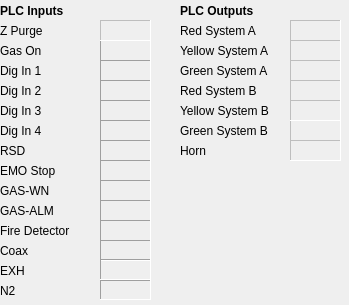
<?xml version="1.0" encoding="UTF-8"?>
<ui version="4.0">
 <class>Form</class>
 <widget class="QWidget" name="Form">
  <property name="geometry">
   <rect>
    <x>0</x>
    <y>0</y>
    <width>349</width>
    <height>305</height>
   </rect>
  </property>
  <property name="windowTitle">
   <string>${DEV}</string>
  </property>
  <widget class="PyDMLabel" name="PlcInputs_label">
   <property name="geometry">
    <rect>
     <x>0</x>
     <y>0</y>
     <width>81</width>
     <height>21</height>
    </rect>
   </property>
   <property name="font">
    <font>
     <pointsize>9</pointsize>
     <weight>75</weight>
     <bold>true</bold>
    </font>
   </property>
   <property name="focusPolicy">
    <enum>Qt::NoFocus</enum>
   </property>
   <property name="toolTip">
    <string/>
   </property>
   <property name="lineWidth">
    <number>1</number>
   </property>
   <property name="text">
    <string>PLC Inputs</string>
   </property>
   <property name="textFormat">
    <enum>Qt::PlainText</enum>
   </property>
   <property name="scaledContents">
    <bool>false</bool>
   </property>
  </widget>
  <widget class="PyDMLabel" name="GasOn">
   <property name="geometry">
    <rect>
     <x>100</x>
     <y>40</y>
     <width>51</width>
     <height>21</height>
    </rect>
   </property>
   <property name="toolTip">
    <string/>
   </property>
   <property name="autoFillBackground">
    <bool>false</bool>
   </property>
   <property name="frameShape">
    <enum>QFrame::Panel</enum>
   </property>
   <property name="frameShadow">
    <enum>QFrame::Sunken</enum>
   </property>
   <property name="text">
    <string/>
   </property>
   <property name="alignment">
    <set>Qt::AlignCenter</set>
   </property>
   <property name="precisionFromPV" stdset="0">
    <bool>false</bool>
   </property>
   <property name="alarmSensitiveBorder" stdset="0">
    <bool>true</bool>
   </property>
   <property name="channel" stdset="0">
    <string>ca://${DEV}:GAS_ON_RBV</string>
   </property>
  </widget>
  <widget class="PyDMLabel" name="ZPurge">
   <property name="enabled">
    <bool>false</bool>
   </property>
   <property name="geometry">
    <rect>
     <x>100</x>
     <y>20</y>
     <width>51</width>
     <height>21</height>
    </rect>
   </property>
   <property name="toolTip">
    <string/>
   </property>
   <property name="autoFillBackground">
    <bool>false</bool>
   </property>
   <property name="frameShape">
    <enum>QFrame::Panel</enum>
   </property>
   <property name="frameShadow">
    <enum>QFrame::Sunken</enum>
   </property>
   <property name="text">
    <string/>
   </property>
   <property name="alignment">
    <set>Qt::AlignCenter</set>
   </property>
   <property name="precisionFromPV" stdset="0">
    <bool>false</bool>
   </property>
   <property name="alarmSensitiveBorder" stdset="0">
    <bool>true</bool>
   </property>
   <property name="channel" stdset="0">
    <string>ca://${DEV}:Z_PURGE_RBV</string>
   </property>
  </widget>
  <widget class="PyDMLabel" name="GasOn_label">
   <property name="geometry">
    <rect>
     <x>0</x>
     <y>40</y>
     <width>101</width>
     <height>21</height>
    </rect>
   </property>
   <property name="toolTip">
    <string/>
   </property>
   <property name="text">
    <string>Gas On</string>
   </property>
  </widget>
  <widget class="PyDMLabel" name="ZPurge_label">
   <property name="geometry">
    <rect>
     <x>0</x>
     <y>20</y>
     <width>101</width>
     <height>21</height>
    </rect>
   </property>
   <property name="toolTip">
    <string/>
   </property>
   <property name="text">
    <string>Z Purge</string>
   </property>
  </widget>
  <widget class="PyDMLabel" name="DigIn1_label">
   <property name="geometry">
    <rect>
     <x>0</x>
     <y>60</y>
     <width>101</width>
     <height>21</height>
    </rect>
   </property>
   <property name="toolTip">
    <string/>
   </property>
   <property name="text">
    <string>Dig In 1</string>
   </property>
  </widget>
  <widget class="PyDMLabel" name="FireDetector_label">
   <property name="geometry">
    <rect>
     <x>0</x>
     <y>220</y>
     <width>101</width>
     <height>21</height>
    </rect>
   </property>
   <property name="toolTip">
    <string/>
   </property>
   <property name="text">
    <string>Fire Detector</string>
   </property>
  </widget>
  <widget class="PyDMLabel" name="DigIn2_label">
   <property name="geometry">
    <rect>
     <x>0</x>
     <y>80</y>
     <width>101</width>
     <height>21</height>
    </rect>
   </property>
   <property name="toolTip">
    <string/>
   </property>
   <property name="text">
    <string>Dig In 2</string>
   </property>
  </widget>
  <widget class="PyDMLabel" name="DigIn3_label">
   <property name="geometry">
    <rect>
     <x>0</x>
     <y>100</y>
     <width>101</width>
     <height>21</height>
    </rect>
   </property>
   <property name="toolTip">
    <string/>
   </property>
   <property name="text">
    <string>Dig In 3</string>
   </property>
  </widget>
  <widget class="PyDMLabel" name="DigIn4_label">
   <property name="geometry">
    <rect>
     <x>0</x>
     <y>120</y>
     <width>101</width>
     <height>21</height>
    </rect>
   </property>
   <property name="toolTip">
    <string/>
   </property>
   <property name="text">
    <string>Dig In 4</string>
   </property>
  </widget>
  <widget class="PyDMLabel" name="Rsd_label">
   <property name="geometry">
    <rect>
     <x>0</x>
     <y>140</y>
     <width>101</width>
     <height>21</height>
    </rect>
   </property>
   <property name="toolTip">
    <string/>
   </property>
   <property name="text">
    <string>RSD</string>
   </property>
  </widget>
  <widget class="PyDMLabel" name="EmoStop_label">
   <property name="geometry">
    <rect>
     <x>0</x>
     <y>160</y>
     <width>101</width>
     <height>21</height>
    </rect>
   </property>
   <property name="toolTip">
    <string/>
   </property>
   <property name="text">
    <string>EMO Stop</string>
   </property>
  </widget>
  <widget class="PyDMLabel" name="GasWn_label">
   <property name="geometry">
    <rect>
     <x>0</x>
     <y>180</y>
     <width>101</width>
     <height>21</height>
    </rect>
   </property>
   <property name="toolTip">
    <string/>
   </property>
   <property name="text">
    <string>GAS-WN</string>
   </property>
  </widget>
  <widget class="PyDMLabel" name="GasAlm_label">
   <property name="geometry">
    <rect>
     <x>0</x>
     <y>200</y>
     <width>101</width>
     <height>21</height>
    </rect>
   </property>
   <property name="toolTip">
    <string/>
   </property>
   <property name="text">
    <string>GAS-ALM</string>
   </property>
  </widget>
  <widget class="PyDMLabel" name="Coax_label">
   <property name="geometry">
    <rect>
     <x>0</x>
     <y>240</y>
     <width>101</width>
     <height>21</height>
    </rect>
   </property>
   <property name="toolTip">
    <string/>
   </property>
   <property name="text">
    <string>Coax</string>
   </property>
  </widget>
  <widget class="PyDMLabel" name="Exh_label">
   <property name="geometry">
    <rect>
     <x>0</x>
     <y>260</y>
     <width>101</width>
     <height>21</height>
    </rect>
   </property>
   <property name="toolTip">
    <string/>
   </property>
   <property name="text">
    <string>EXH</string>
   </property>
  </widget>
  <widget class="PyDMLabel" name="N2_label">
   <property name="geometry">
    <rect>
     <x>0</x>
     <y>280</y>
     <width>101</width>
     <height>21</height>
    </rect>
   </property>
   <property name="toolTip">
    <string/>
   </property>
   <property name="text">
    <string>N2</string>
   </property>
  </widget>
  <widget class="PyDMLabel" name="DigIn1">
   <property name="geometry">
    <rect>
     <x>100</x>
     <y>60</y>
     <width>51</width>
     <height>21</height>
    </rect>
   </property>
   <property name="toolTip">
    <string/>
   </property>
   <property name="autoFillBackground">
    <bool>false</bool>
   </property>
   <property name="frameShape">
    <enum>QFrame::Panel</enum>
   </property>
   <property name="frameShadow">
    <enum>QFrame::Sunken</enum>
   </property>
   <property name="text">
    <string/>
   </property>
   <property name="alignment">
    <set>Qt::AlignCenter</set>
   </property>
   <property name="precisionFromPV" stdset="0">
    <bool>false</bool>
   </property>
   <property name="alarmSensitiveBorder" stdset="0">
    <bool>true</bool>
   </property>
   <property name="channel" stdset="0">
    <string>ca://${DEV}:DIG_IN_1_RBV</string>
   </property>
  </widget>
  <widget class="PyDMLabel" name="DigIn2">
   <property name="geometry">
    <rect>
     <x>100</x>
     <y>80</y>
     <width>51</width>
     <height>21</height>
    </rect>
   </property>
   <property name="toolTip">
    <string/>
   </property>
   <property name="autoFillBackground">
    <bool>false</bool>
   </property>
   <property name="frameShape">
    <enum>QFrame::Panel</enum>
   </property>
   <property name="frameShadow">
    <enum>QFrame::Sunken</enum>
   </property>
   <property name="text">
    <string/>
   </property>
   <property name="alignment">
    <set>Qt::AlignCenter</set>
   </property>
   <property name="precisionFromPV" stdset="0">
    <bool>false</bool>
   </property>
   <property name="alarmSensitiveBorder" stdset="0">
    <bool>true</bool>
   </property>
   <property name="channel" stdset="0">
    <string>ca://${DEV}:DIG_IN_2_RBV</string>
   </property>
  </widget>
  <widget class="PyDMLabel" name="DigIn3">
   <property name="geometry">
    <rect>
     <x>100</x>
     <y>100</y>
     <width>51</width>
     <height>21</height>
    </rect>
   </property>
   <property name="toolTip">
    <string/>
   </property>
   <property name="autoFillBackground">
    <bool>false</bool>
   </property>
   <property name="frameShape">
    <enum>QFrame::Panel</enum>
   </property>
   <property name="frameShadow">
    <enum>QFrame::Sunken</enum>
   </property>
   <property name="text">
    <string/>
   </property>
   <property name="alignment">
    <set>Qt::AlignCenter</set>
   </property>
   <property name="precisionFromPV" stdset="0">
    <bool>false</bool>
   </property>
   <property name="alarmSensitiveBorder" stdset="0">
    <bool>true</bool>
   </property>
   <property name="channel" stdset="0">
    <string>ca://${DEV}:DIG_IN_3_RBV</string>
   </property>
  </widget>
  <widget class="PyDMLabel" name="DigIn4">
   <property name="geometry">
    <rect>
     <x>100</x>
     <y>120</y>
     <width>51</width>
     <height>21</height>
    </rect>
   </property>
   <property name="toolTip">
    <string/>
   </property>
   <property name="autoFillBackground">
    <bool>false</bool>
   </property>
   <property name="frameShape">
    <enum>QFrame::Panel</enum>
   </property>
   <property name="frameShadow">
    <enum>QFrame::Sunken</enum>
   </property>
   <property name="text">
    <string/>
   </property>
   <property name="alignment">
    <set>Qt::AlignCenter</set>
   </property>
   <property name="precisionFromPV" stdset="0">
    <bool>false</bool>
   </property>
   <property name="alarmSensitiveBorder" stdset="0">
    <bool>true</bool>
   </property>
   <property name="channel" stdset="0">
    <string>ca://${DEV}:DIG_IN_4_RBV</string>
   </property>
  </widget>
  <widget class="PyDMLabel" name="RSD">
   <property name="geometry">
    <rect>
     <x>100</x>
     <y>140</y>
     <width>51</width>
     <height>21</height>
    </rect>
   </property>
   <property name="toolTip">
    <string/>
   </property>
   <property name="autoFillBackground">
    <bool>false</bool>
   </property>
   <property name="frameShape">
    <enum>QFrame::Panel</enum>
   </property>
   <property name="frameShadow">
    <enum>QFrame::Sunken</enum>
   </property>
   <property name="text">
    <string/>
   </property>
   <property name="alignment">
    <set>Qt::AlignCenter</set>
   </property>
   <property name="precisionFromPV" stdset="0">
    <bool>false</bool>
   </property>
   <property name="alarmSensitiveBorder" stdset="0">
    <bool>true</bool>
   </property>
   <property name="channel" stdset="0">
    <string>ca://${DEV}:RSD_RBV</string>
   </property>
  </widget>
  <widget class="PyDMLabel" name="EmoStop">
   <property name="geometry">
    <rect>
     <x>100</x>
     <y>160</y>
     <width>51</width>
     <height>21</height>
    </rect>
   </property>
   <property name="toolTip">
    <string/>
   </property>
   <property name="autoFillBackground">
    <bool>false</bool>
   </property>
   <property name="frameShape">
    <enum>QFrame::Panel</enum>
   </property>
   <property name="frameShadow">
    <enum>QFrame::Sunken</enum>
   </property>
   <property name="text">
    <string/>
   </property>
   <property name="alignment">
    <set>Qt::AlignCenter</set>
   </property>
   <property name="precisionFromPV" stdset="0">
    <bool>false</bool>
   </property>
   <property name="alarmSensitiveBorder" stdset="0">
    <bool>true</bool>
   </property>
   <property name="channel" stdset="0">
    <string>ca://${DEV}:EMO_STOP_RBV</string>
   </property>
  </widget>
  <widget class="PyDMLabel" name="GasWn">
   <property name="geometry">
    <rect>
     <x>100</x>
     <y>180</y>
     <width>51</width>
     <height>21</height>
    </rect>
   </property>
   <property name="toolTip">
    <string/>
   </property>
   <property name="autoFillBackground">
    <bool>false</bool>
   </property>
   <property name="frameShape">
    <enum>QFrame::Panel</enum>
   </property>
   <property name="frameShadow">
    <enum>QFrame::Sunken</enum>
   </property>
   <property name="text">
    <string/>
   </property>
   <property name="alignment">
    <set>Qt::AlignCenter</set>
   </property>
   <property name="precisionFromPV" stdset="0">
    <bool>false</bool>
   </property>
   <property name="alarmSensitiveBorder" stdset="0">
    <bool>true</bool>
   </property>
   <property name="channel" stdset="0">
    <string>ca://${DEV}:GAS_WN_RBV</string>
   </property>
  </widget>
  <widget class="PyDMLabel" name="GasAlm">
   <property name="geometry">
    <rect>
     <x>100</x>
     <y>200</y>
     <width>51</width>
     <height>21</height>
    </rect>
   </property>
   <property name="toolTip">
    <string/>
   </property>
   <property name="autoFillBackground">
    <bool>false</bool>
   </property>
   <property name="frameShape">
    <enum>QFrame::Panel</enum>
   </property>
   <property name="frameShadow">
    <enum>QFrame::Sunken</enum>
   </property>
   <property name="text">
    <string/>
   </property>
   <property name="alignment">
    <set>Qt::AlignCenter</set>
   </property>
   <property name="precisionFromPV" stdset="0">
    <bool>false</bool>
   </property>
   <property name="alarmSensitiveBorder" stdset="0">
    <bool>true</bool>
   </property>
   <property name="channel" stdset="0">
    <string>ca://${DEV}:GAS_ALM_RBV</string>
   </property>
  </widget>
  <widget class="PyDMLabel" name="FireDetector">
   <property name="geometry">
    <rect>
     <x>100</x>
     <y>220</y>
     <width>51</width>
     <height>21</height>
    </rect>
   </property>
   <property name="toolTip">
    <string/>
   </property>
   <property name="autoFillBackground">
    <bool>false</bool>
   </property>
   <property name="frameShape">
    <enum>QFrame::Panel</enum>
   </property>
   <property name="frameShadow">
    <enum>QFrame::Sunken</enum>
   </property>
   <property name="text">
    <string/>
   </property>
   <property name="alignment">
    <set>Qt::AlignCenter</set>
   </property>
   <property name="precisionFromPV" stdset="0">
    <bool>false</bool>
   </property>
   <property name="alarmSensitiveBorder" stdset="0">
    <bool>true</bool>
   </property>
   <property name="channel" stdset="0">
    <string>ca://${DEV}:FIRE_DETECTOR_RBV</string>
   </property>
  </widget>
  <widget class="PyDMLabel" name="Coax">
   <property name="geometry">
    <rect>
     <x>100</x>
     <y>240</y>
     <width>51</width>
     <height>21</height>
    </rect>
   </property>
   <property name="toolTip">
    <string/>
   </property>
   <property name="autoFillBackground">
    <bool>false</bool>
   </property>
   <property name="frameShape">
    <enum>QFrame::Panel</enum>
   </property>
   <property name="frameShadow">
    <enum>QFrame::Sunken</enum>
   </property>
   <property name="text">
    <string/>
   </property>
   <property name="alignment">
    <set>Qt::AlignCenter</set>
   </property>
   <property name="precisionFromPV" stdset="0">
    <bool>false</bool>
   </property>
   <property name="alarmSensitiveBorder" stdset="0">
    <bool>true</bool>
   </property>
   <property name="channel" stdset="0">
    <string>ca://${DEV}:COAX_RBV</string>
   </property>
  </widget>
  <widget class="PyDMLabel" name="EXH">
   <property name="geometry">
    <rect>
     <x>100</x>
     <y>259</y>
     <width>51</width>
     <height>21</height>
    </rect>
   </property>
   <property name="toolTip">
    <string/>
   </property>
   <property name="autoFillBackground">
    <bool>false</bool>
   </property>
   <property name="frameShape">
    <enum>QFrame::Panel</enum>
   </property>
   <property name="frameShadow">
    <enum>QFrame::Sunken</enum>
   </property>
   <property name="text">
    <string/>
   </property>
   <property name="alignment">
    <set>Qt::AlignCenter</set>
   </property>
   <property name="precisionFromPV" stdset="0">
    <bool>false</bool>
   </property>
   <property name="alarmSensitiveBorder" stdset="0">
    <bool>true</bool>
   </property>
   <property name="channel" stdset="0">
    <string>ca://${DEV}:EXH_RBV</string>
   </property>
  </widget>
  <widget class="PyDMLabel" name="N2">
   <property name="geometry">
    <rect>
     <x>100</x>
     <y>280</y>
     <width>51</width>
     <height>20</height>
    </rect>
   </property>
   <property name="toolTip">
    <string/>
   </property>
   <property name="autoFillBackground">
    <bool>false</bool>
   </property>
   <property name="frameShape">
    <enum>QFrame::Panel</enum>
   </property>
   <property name="frameShadow">
    <enum>QFrame::Sunken</enum>
   </property>
   <property name="text">
    <string/>
   </property>
   <property name="alignment">
    <set>Qt::AlignCenter</set>
   </property>
   <property name="precisionFromPV" stdset="0">
    <bool>false</bool>
   </property>
   <property name="alarmSensitiveBorder" stdset="0">
    <bool>true</bool>
   </property>
   <property name="channel" stdset="0">
    <string>ca://${DEV}:N2_RBV</string>
   </property>
  </widget>
  <widget class="PyDMLabel" name="PlcOutputs_label">
   <property name="geometry">
    <rect>
     <x>180</x>
     <y>0</y>
     <width>101</width>
     <height>21</height>
    </rect>
   </property>
   <property name="font">
    <font>
     <pointsize>9</pointsize>
     <weight>75</weight>
     <bold>true</bold>
    </font>
   </property>
   <property name="focusPolicy">
    <enum>Qt::NoFocus</enum>
   </property>
   <property name="toolTip">
    <string/>
   </property>
   <property name="lineWidth">
    <number>1</number>
   </property>
   <property name="text">
    <string>PLC Outputs</string>
   </property>
   <property name="textFormat">
    <enum>Qt::PlainText</enum>
   </property>
   <property name="scaledContents">
    <bool>false</bool>
   </property>
  </widget>
  <widget class="PyDMLabel" name="RedSystA">
   <property name="enabled">
    <bool>false</bool>
   </property>
   <property name="geometry">
    <rect>
     <x>290</x>
     <y>20</y>
     <width>51</width>
     <height>21</height>
    </rect>
   </property>
   <property name="toolTip">
    <string/>
   </property>
   <property name="autoFillBackground">
    <bool>false</bool>
   </property>
   <property name="frameShape">
    <enum>QFrame::Panel</enum>
   </property>
   <property name="frameShadow">
    <enum>QFrame::Sunken</enum>
   </property>
   <property name="text">
    <string/>
   </property>
   <property name="alignment">
    <set>Qt::AlignCenter</set>
   </property>
   <property name="precisionFromPV" stdset="0">
    <bool>false</bool>
   </property>
   <property name="alarmSensitiveBorder" stdset="0">
    <bool>true</bool>
   </property>
   <property name="channel" stdset="0">
    <string>ca://${DEV}:RED_SYSTEM_A_RBV</string>
   </property>
  </widget>
  <widget class="PyDMLabel" name="RedSyst_label">
   <property name="geometry">
    <rect>
     <x>180</x>
     <y>20</y>
     <width>111</width>
     <height>21</height>
    </rect>
   </property>
   <property name="toolTip">
    <string/>
   </property>
   <property name="text">
    <string>Red System A</string>
   </property>
  </widget>
  <widget class="PyDMLabel" name="YellSyst_label">
   <property name="geometry">
    <rect>
     <x>180</x>
     <y>40</y>
     <width>111</width>
     <height>21</height>
    </rect>
   </property>
   <property name="toolTip">
    <string/>
   </property>
   <property name="text">
    <string>Yellow System A</string>
   </property>
  </widget>
  <widget class="PyDMLabel" name="YellSystA">
   <property name="enabled">
    <bool>false</bool>
   </property>
   <property name="geometry">
    <rect>
     <x>290</x>
     <y>40</y>
     <width>51</width>
     <height>21</height>
    </rect>
   </property>
   <property name="toolTip">
    <string/>
   </property>
   <property name="autoFillBackground">
    <bool>false</bool>
   </property>
   <property name="frameShape">
    <enum>QFrame::Panel</enum>
   </property>
   <property name="frameShadow">
    <enum>QFrame::Sunken</enum>
   </property>
   <property name="text">
    <string/>
   </property>
   <property name="alignment">
    <set>Qt::AlignCenter</set>
   </property>
   <property name="precisionFromPV" stdset="0">
    <bool>false</bool>
   </property>
   <property name="alarmSensitiveBorder" stdset="0">
    <bool>true</bool>
   </property>
   <property name="channel" stdset="0">
    <string>ca://${DEV}:YELLOW_SYSTEM_A_RBV</string>
   </property>
  </widget>
  <widget class="PyDMLabel" name="GrnSystA">
   <property name="enabled">
    <bool>false</bool>
   </property>
   <property name="geometry">
    <rect>
     <x>290</x>
     <y>60</y>
     <width>51</width>
     <height>21</height>
    </rect>
   </property>
   <property name="toolTip">
    <string/>
   </property>
   <property name="autoFillBackground">
    <bool>false</bool>
   </property>
   <property name="frameShape">
    <enum>QFrame::Panel</enum>
   </property>
   <property name="frameShadow">
    <enum>QFrame::Sunken</enum>
   </property>
   <property name="text">
    <string/>
   </property>
   <property name="alignment">
    <set>Qt::AlignCenter</set>
   </property>
   <property name="precisionFromPV" stdset="0">
    <bool>false</bool>
   </property>
   <property name="alarmSensitiveBorder" stdset="0">
    <bool>true</bool>
   </property>
   <property name="channel" stdset="0">
    <string>ca://${DEV}:GREEN_SYSTEM_A_RBV</string>
   </property>
  </widget>
  <widget class="PyDMLabel" name="GrnSyst_label">
   <property name="geometry">
    <rect>
     <x>180</x>
     <y>60</y>
     <width>111</width>
     <height>21</height>
    </rect>
   </property>
   <property name="toolTip">
    <string/>
   </property>
   <property name="text">
    <string>Green System A</string>
   </property>
  </widget>
  <widget class="PyDMLabel" name="GrnSyst_label_2">
   <property name="geometry">
    <rect>
     <x>180</x>
     <y>120</y>
     <width>111</width>
     <height>21</height>
    </rect>
   </property>
   <property name="toolTip">
    <string/>
   </property>
   <property name="text">
    <string>Green System B</string>
   </property>
  </widget>
  <widget class="PyDMLabel" name="RedSystB">
   <property name="enabled">
    <bool>false</bool>
   </property>
   <property name="geometry">
    <rect>
     <x>290</x>
     <y>80</y>
     <width>51</width>
     <height>21</height>
    </rect>
   </property>
   <property name="toolTip">
    <string/>
   </property>
   <property name="autoFillBackground">
    <bool>false</bool>
   </property>
   <property name="frameShape">
    <enum>QFrame::Panel</enum>
   </property>
   <property name="frameShadow">
    <enum>QFrame::Sunken</enum>
   </property>
   <property name="text">
    <string/>
   </property>
   <property name="alignment">
    <set>Qt::AlignCenter</set>
   </property>
   <property name="precisionFromPV" stdset="0">
    <bool>false</bool>
   </property>
   <property name="alarmSensitiveBorder" stdset="0">
    <bool>true</bool>
   </property>
   <property name="channel" stdset="0">
    <string>ca://${DEV}:RED_SYSTEM_B_RBV</string>
   </property>
  </widget>
  <widget class="PyDMLabel" name="RedSyst_label_2">
   <property name="geometry">
    <rect>
     <x>180</x>
     <y>80</y>
     <width>111</width>
     <height>21</height>
    </rect>
   </property>
   <property name="toolTip">
    <string/>
   </property>
   <property name="text">
    <string>Red System B</string>
   </property>
  </widget>
  <widget class="PyDMLabel" name="GrnSystB">
   <property name="enabled">
    <bool>false</bool>
   </property>
   <property name="geometry">
    <rect>
     <x>290</x>
     <y>120</y>
     <width>51</width>
     <height>21</height>
    </rect>
   </property>
   <property name="toolTip">
    <string/>
   </property>
   <property name="autoFillBackground">
    <bool>false</bool>
   </property>
   <property name="frameShape">
    <enum>QFrame::Panel</enum>
   </property>
   <property name="frameShadow">
    <enum>QFrame::Sunken</enum>
   </property>
   <property name="text">
    <string/>
   </property>
   <property name="alignment">
    <set>Qt::AlignCenter</set>
   </property>
   <property name="precisionFromPV" stdset="0">
    <bool>false</bool>
   </property>
   <property name="alarmSensitiveBorder" stdset="0">
    <bool>true</bool>
   </property>
   <property name="channel" stdset="0">
    <string>ca://${DEV}:GREEN_SYSTEM_B_RBV</string>
   </property>
  </widget>
  <widget class="PyDMLabel" name="YellSystB">
   <property name="enabled">
    <bool>false</bool>
   </property>
   <property name="geometry">
    <rect>
     <x>290</x>
     <y>100</y>
     <width>51</width>
     <height>21</height>
    </rect>
   </property>
   <property name="toolTip">
    <string/>
   </property>
   <property name="autoFillBackground">
    <bool>false</bool>
   </property>
   <property name="frameShape">
    <enum>QFrame::Panel</enum>
   </property>
   <property name="frameShadow">
    <enum>QFrame::Sunken</enum>
   </property>
   <property name="text">
    <string/>
   </property>
   <property name="alignment">
    <set>Qt::AlignCenter</set>
   </property>
   <property name="precisionFromPV" stdset="0">
    <bool>false</bool>
   </property>
   <property name="alarmSensitiveBorder" stdset="0">
    <bool>true</bool>
   </property>
   <property name="channel" stdset="0">
    <string>ca://${DEV}:YELLOW_SYSTEM_B_RBV</string>
   </property>
  </widget>
  <widget class="PyDMLabel" name="YellSyst_label_2">
   <property name="geometry">
    <rect>
     <x>180</x>
     <y>100</y>
     <width>111</width>
     <height>21</height>
    </rect>
   </property>
   <property name="toolTip">
    <string/>
   </property>
   <property name="text">
    <string>Yellow System B</string>
   </property>
  </widget>
  <widget class="PyDMLabel" name="Horn_label">
   <property name="geometry">
    <rect>
     <x>180</x>
     <y>140</y>
     <width>111</width>
     <height>21</height>
    </rect>
   </property>
   <property name="toolTip">
    <string/>
   </property>
   <property name="text">
    <string>Horn</string>
   </property>
  </widget>
  <widget class="PyDMLabel" name="Horn">
   <property name="enabled">
    <bool>false</bool>
   </property>
   <property name="geometry">
    <rect>
     <x>290</x>
     <y>140</y>
     <width>51</width>
     <height>21</height>
    </rect>
   </property>
   <property name="toolTip">
    <string/>
   </property>
   <property name="autoFillBackground">
    <bool>false</bool>
   </property>
   <property name="frameShape">
    <enum>QFrame::Panel</enum>
   </property>
   <property name="frameShadow">
    <enum>QFrame::Sunken</enum>
   </property>
   <property name="text">
    <string/>
   </property>
   <property name="alignment">
    <set>Qt::AlignCenter</set>
   </property>
   <property name="precisionFromPV" stdset="0">
    <bool>false</bool>
   </property>
   <property name="alarmSensitiveBorder" stdset="0">
    <bool>true</bool>
   </property>
   <property name="channel" stdset="0">
    <string>ca://${DEV}:HORN_RBV</string>
   </property>
  </widget>
 </widget>
 <customwidgets>
  <customwidget>
   <class>PyDMLabel</class>
   <extends>QLabel</extends>
   <header>pydm.widgets.label</header>
  </customwidget>
 </customwidgets>
 <resources/>
 <connections/>
</ui>
